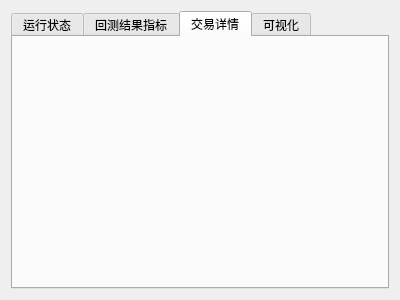
<?xml version="1.0" encoding="UTF-8"?>
<ui version="4.0">
 <class>Form</class>
 <widget class="QWidget" name="Form">
  <property name="geometry">
   <rect>
    <x>0</x>
    <y>0</y>
    <width>400</width>
    <height>300</height>
   </rect>
  </property>
  <property name="windowTitle">
   <string>Form</string>
  </property>
  <layout class="QHBoxLayout" name="horizontalLayout">
   <item>
    <widget class="QTabWidget" name="tab_trades">
     <property name="maximumSize">
      <size>
       <width>16777215</width>
       <height>300</height>
      </size>
     </property>
     <property name="currentIndex">
      <number>2</number>
     </property>
     <widget class="QWidget" name="tab">
      <attribute name="title">
       <string>运行状态</string>
      </attribute>
      <layout class="QHBoxLayout" name="horizontalLayout_2">
       <item>
        <widget class="QTextEdit" name="edit_result"/>
       </item>
      </layout>
     </widget>
     <widget class="QWidget" name="tab_2">
      <attribute name="title">
       <string>回测结果指标</string>
      </attribute>
      <layout class="QHBoxLayout" name="horizontalLayout_3">
       <item>
        <widget class="QTableView" name="tv_results"/>
       </item>
      </layout>
     </widget>
     <widget class="QWidget" name="tab_3">
      <attribute name="title">
       <string>交易详情</string>
      </attribute>
      <layout class="QHBoxLayout" name="horizontalLayout_4">
       <item>
        <layout class="QVBoxLayout" name="vl_trades"/>
       </item>
      </layout>
     </widget>
     <widget class="QWidget" name="visual_widget">
      <attribute name="title">
       <string>可视化</string>
      </attribute>
     </widget>
    </widget>
   </item>
  </layout>
 </widget>
 <resources/>
 <connections/>
</ui>
